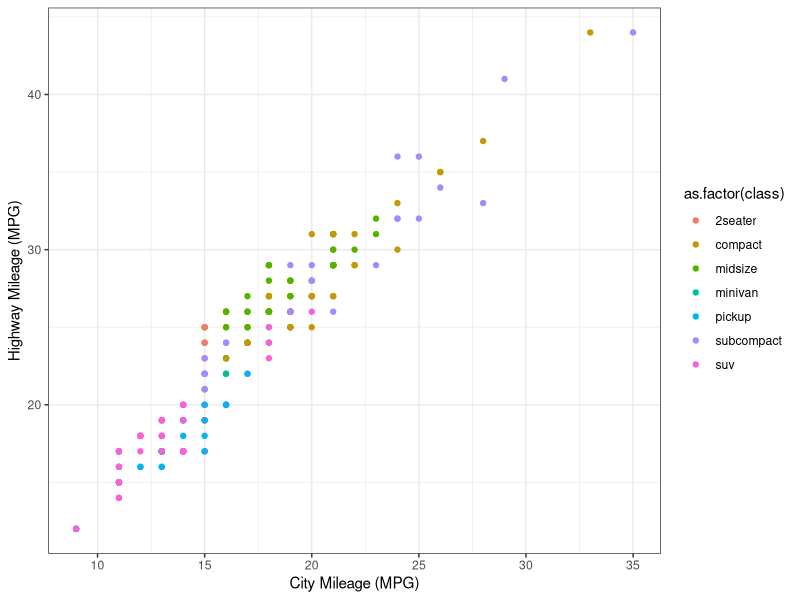
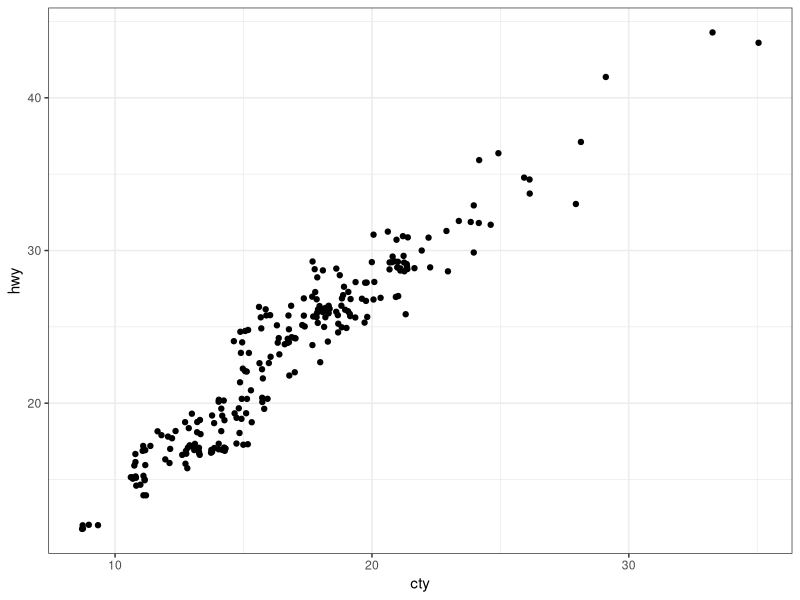
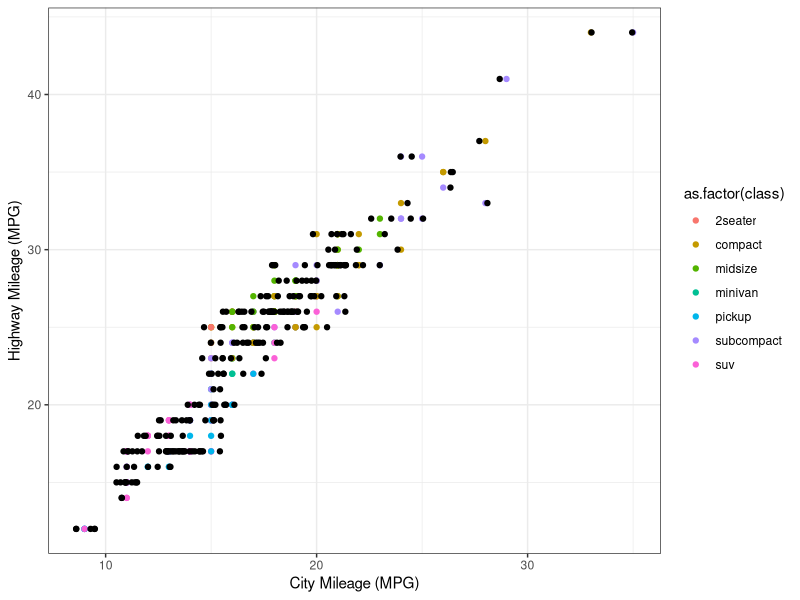
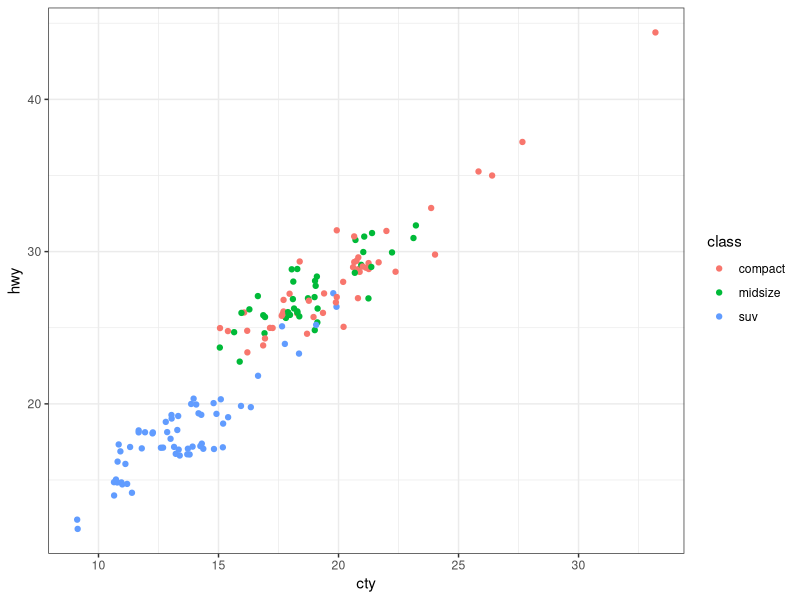
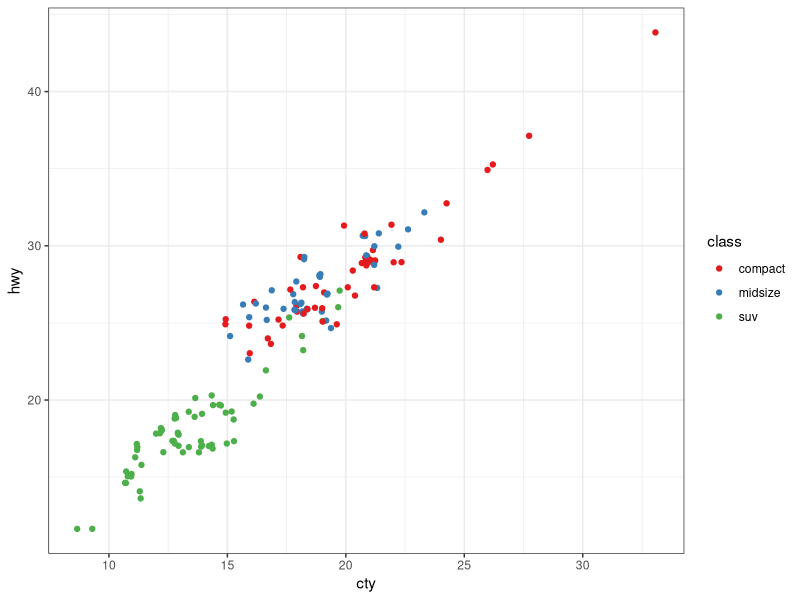
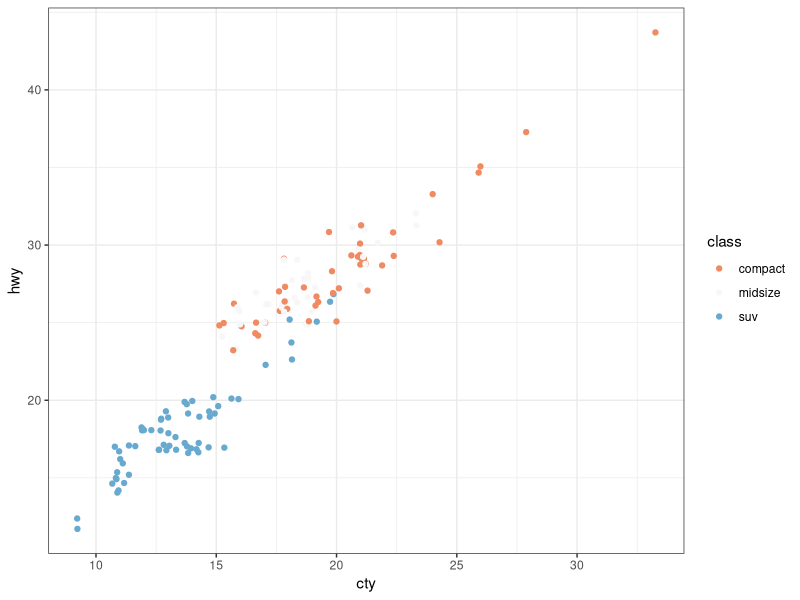
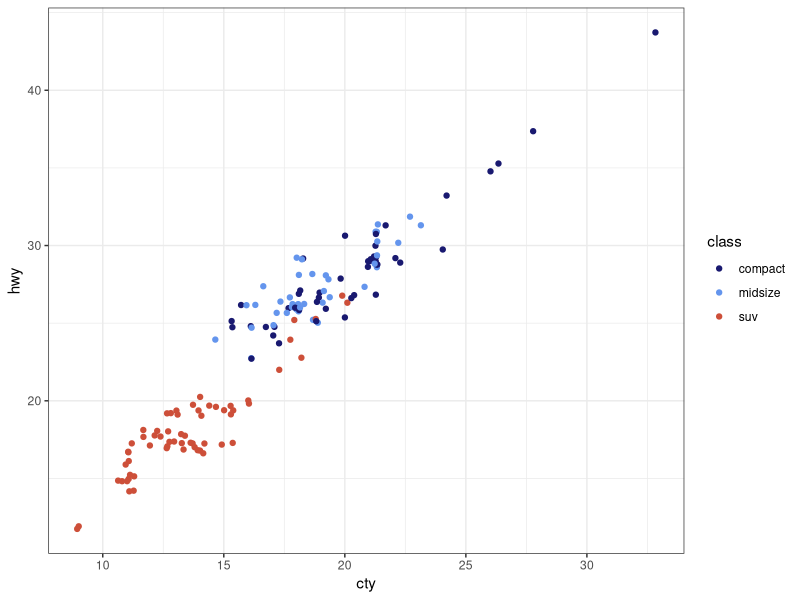
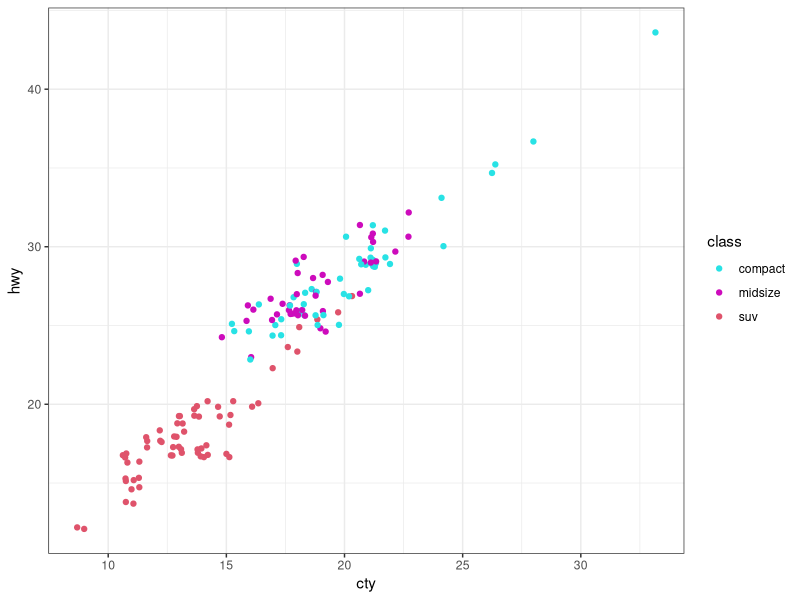

Write the R code that produced these figures, in order.
# ---------------------------------------------------------- #
#### MODULE 3: Plot even more data!                       ####               
# ---------------------------------------------------------- #

## OBJECTIVE:
# 1. To develop a "grammar of graphics".
# 2. To become comfortable using ggplot2 for exploratory data visualization.


# ---------------------------------------------------------- #
#### SET UP:                                              ####
# ---------------------------------------------------------- #
# REMINDER: In RStudio, open the Rproject for our course (UNCG_DataWrangling), 
# pull any changes from GitHub, and navigate to the branch you created for 
# yourself (just a single branch for the whole semester) in RStudio's Git tab.
# Open this week's assignment in this new branch to complete and submit on GitHub.
# Ideally, you'll commit your answers a bit at a time as you work through
# this assignment, rather than committing all at once at the end.

# Reminder of some helpful resources for graphing in R:
# ggplot Cookbook: http://www.cookbook-r.com/Graphs/
# Official ggplot2 Book: https://ggplot2-book.org/
# Themes in ggplot2: https://ggplot2-book.org/polishing.html#themes

# In ggplot2, aesthetic means “something you can see”. Each aesthetic is a
# mapping between a visual cue and a variable.
# Examples include:
# position (i.e., on the x and y axes)
# color (“outside” color)
# fill (“inside” color)
# shape (of points)
# line type
# size

# Each type of geometric object (geom) accepts only a subset of all aesthetics.
# Refer to the geom help pages to see what mappings each geom accepts. Aesthetic
# mappings are set with the aes() function.

# TASK: We will be using the ggplot2 package for graphing. Fortunately, ggplot2 
# is nested within the tidyverse package (along with many others).
# Start by writing code to load the tidyverse library.
# HINT: see the end of assignment #1 if you forgot how to load a package.

library(tidyverse)

# TASK: Write code below to set your theme to black and white and both your major
# AND minor gridlines to element_blank for all plots you'll be making today.
# HINT: Check back to last week's assignment section 1.9 for setting themes for
# all plots.

theme_set(theme_bw())

# ---------------------------------------------------------- #
#### 1.0 CORRELATION                                      ####
# ---------------------------------------------------------- #

# We learned how to make correlations last week, but it never hurts to get
# more practice! Let's start by using a data set built into ggplot2.
# The mpg dataset looks at the gas efficiency of different cars. Run the following
# code to load the data:
data(mpg, package = "ggplot2")

# TASK: Create a scatterplot (i.e., a dot plot) to relate city and highway mileage.
# Color the points by the class of car (class column) and label the x and y axis 
# to be more informative (City Mileage (MPG) vs Highway Mileage (MPG)).
# HINT: Refer back to last week's assignment or the ggplot help resources if you 
# forget how to make a scatterplot.

ggplot(data=mpg, aes(x = cty, y = hwy)) +
  geom_point(aes(color = as.factor(class))) +
  xlab("City Mileage (MPG)") +
  ylab("Highway Mileage (MPG)")

# Looks alright, but the graph may be hiding some information...
# QUESTION: How many data points are in the mpg dataframe?

## 234 observations.

# QUESTION: Approximately how many dots are in the graph you just made? How does
# that compare to the number of observations in the dataframe?

## ~80. This is significantly lower, probably because some of these most likely 
## overlap with each other, making it "look" like there is only one point.

# Try another correlation-focused geom that addresses this problem by running
# the following code:
ggplot(data=mpg, aes(x=cty, y=hwy)) + 
  geom_jitter()


# QUESTION: What happened when you created the plot with geom_jitter?

## There were significantly more points on the new graph.

# QUESTION: Run the code to create a plot using geom_jitter a second time. Then run it
# again and again. What happens each time? Why is this happening?

## The points change slightly, because jitter moves points that overlap slightly
## from their original points to visualize how many points are actually present.


# TASK: The default in geom_jitter is to jitter (or slightly move) the points away
# from each other in both the x and y directions. Check the help file for geom_jitter
# and write code below to make a graph where you jitter points in only the x-dimension
# by 0.5.

?geom_jitter

ggplot(data=mpg, aes(x = cty, y = hwy)) +
  geom_point(aes(color = as.factor(class))) +
  geom_jitter(width = 0.5, height = 0) +
  xlab("City Mileage (MPG)") +
  ylab("Highway Mileage (MPG)")


# ---------------------------------------------------------- #
#### 1.1 DETOUR! COLORS, COLORS, COLORS                   ####
# ---------------------------------------------------------- #

# Our world is so colorful, and our graphs can be too! But we want to be mindful
# of our color choices to not only be beautiful, but also informative and accessible.

# TASK: Create a new dataframe that filters our mpg data down to only information
# for car classes compact, midsize, and suv using an %in% statement. Name your 
# new dataframe mpgSubset.
# HINT: Refer back to the Transform assignment if you want help with %in% (or 
# try googling!)

mpgSubset <- mpg %>% 
  filter(class %in% c("compact","midsize","suv"))

# ggplot has lots of nice (and some not so nice) built-in color palettes that we 
# can use to fill our bars with color. Try running the following code:
ggplot(data=mpgSubset, aes(x=cty, y=hwy, color=class)) +
  geom_jitter()

# The code above supplies us with ggplot's default color palette, which I find not
# so pleasing. Let's try to change this!

# We can add a statement specifying the scale of colors we would prefer. One way
# to do this is to use other pre-set palettes from ggplot. Run the code below to 
# ask ggplot to use the color brewer's palette called Set 1.
ggplot(data=mpgSubset, aes(x=cty, y=hwy, color=class)) +
  geom_jitter() +
  scale_color_brewer(palette="Set1")

# Alternatively, we could use the "RdBu" palette:
ggplot(data=mpgSubset, aes(x=cty, y=hwy, color=class)) +
  geom_jitter() +
  scale_color_brewer(palette="RdBu")

# QUESTION: Investigate the color brewer's range of palettes at this website: 
# https://r-graph-gallery.com/38-rcolorbrewers-palettes.html
# What do you notice about the colors chosen from each of the palettes that we
# used above? (i.e., does it use the first three colors in the palette? The last
# three? Some other combination?)

## For Set1, it uses the first three colors, but for RdBu it splits the colors,
## using the middle value color for the second datapoints, and finds colors
## between this middle color (grey) and the max colors (dark red/dark blue).


# We could also pick out EXACTLY which colors we want for our figure. 
# There are 4 main ways to specify colors in R:
### by name
### by number
### by Hex code
### with the rgb() function

# By Name: R allows you to call more than 600 colors by name! Run the following
# code to see a list:
colors()

# We can put in the colors we chose for each variable by adding the 
# scale_color_manual() function to our plot. Try it out by running the following
# code:
ggplot(data=mpgSubset, aes(x=cty, y=hwy, color=class)) +
  geom_jitter() +
  scale_color_manual(values=c('midnightblue', 'cornflowerblue', 'tomato3'))


# You can also chose colors by number, which are assigned in R.

# TASK: Copy and paste the code to make our scatterplot and replace the color names
# with three numbers of your choice (between 1 and 657). How does your new figure look?
# HINT: remember to remove the quotation marks when calling numbers.

ggplot(data=mpgSubset, aes(x=cty, y=hwy, color=class)) +
  geom_jitter() +
  scale_color_manual(values=c(5, 54, 554))

# QUESTION: How do you think you could figure out which color name belongs to
# each color number?
# HINT: Try creating a dataframe from color() by passing it into the
# as.data.frame() function.

colorsVisualized <- as.data.frame(colors())

colorsVisualized[c(5,54,554),]

# You can also chose colors by Hex code. A Hex color code is a 6-symbol code made
# of up to three 2-symbol elements (6 symbols in length all together). Each of 
# the 2-symbol elements represents a color value in the Red-Green-Blue (RGB) color
# scale from 0 to 255. Hex codes are written with a # in front of them. Let's try
# out calling our colors using hex code.
ggplot(data=mpgSubset, aes(x=cty, y=hwy, color=class)) +
  geom_jitter() +
  scale_color_manual(values=c('#191970', '#6495ED', '#FF6347'))

# There are two great things about hex codes. First, you can call ANY color you 
# want with a hex code. That is, you're not limited to the 657 colors that are
# in ggplot. By specifying the color by hex code, you can pick literally anything!

# TASK: Google the search term "color picker". This should bring up google's color
# picker (in addition to a billion other color picking websites). Use this color
# picker to generate the hex codes for three new colors of your choice. Then copy
# and paste the above code, replacing the hex codes with your color choices.

ggplot(data=mpgSubset, aes(x=cty, y=hwy, color=class)) +
  geom_jitter() +
  scale_color_manual(values=c('#db7e40', '#60519e', '#d494c4'))

# The second great thing about hex codes is that you can control the transparency
# of your colors. Transparency is set in a hex code by adding two extra symbols
# to the end, which together make up the "alpha" element. Adding 00 to the end 
# of your hex code will make your color completely transparent, while adding FF 
# to the end will make it completely opaque. Any number/letters in-between will 
# result in partial transparency. You can find a complete list of transparencies
# between 0-100% here: https://gist.github.com/lopspower/03fb1cc0ac9f32ef38f4

# TASK: Try out transparency by copying and pasting your graph code below and
# adding the alpha element to the end of each of your hex codes to make your
# first color 0% transparent, your second color 50% transparent, and your third
# color 100% transparent.

ggplot(data=mpgSubset, aes(x=cty, y=hwy, color=class)) +
  geom_jitter() +
  scale_color_manual(values=c('#db7e4000', '#60519e80', '#d494c4FF'))

# QUESTION: What happened to the point that you set to 100% transparent?

## She disappeared. :(

# Finally, we can set our colors using the rgb() function. This operates very
# similarly to the hex code, where you can pick exactly the color and transparency
# you want. Try it out by running the following code:
ggplot(data=mpgSubset, aes(x=cty, y=hwy, color=class)) +
  geom_jitter() +
  scale_color_manual(values=c(rgb(.10, .10, .44, 1), rgb(.39, .58, .93, 1), rgb(1.0, .39, .28, 1)))

# TASK: Modify the above code to make all of your points 50% transparent.

ggplot(data=mpgSubset, aes(x=cty, y=hwy, color=class)) +
  geom_jitter() +
  scale_color_manual(values=c(rgb(.10, .10, .44, 0.5), rgb(.39, .58, .93, 0.5), rgb(1.0, .39, .28, 0.5)))


# There are so many inventive and artistic people in the world who have expanded
# the offerings for colors in ggplot. Check out some notable ones listed below
# when choosing colors for this assignment.
### Color-blind friendly palettes: https://github.com/JLSteenwyk/ggpubfigs
### Color palettes from vintage National Parks posters: https://github.com/katiejolly/nationalparkcolors
### Color palettes based on Wes Anderson movies: https://github.com/karthik/wesanderson
### Color palettes from famous Dutch paintings: https://github.com/EdwinTh/dutchmasters


# ---------------------------------------------------------- #
#### 1.2 DETOUR! LEGENDS                                  ####
# ---------------------------------------------------------- #

# When you specify colors in your ggplot code, R throws in a bonus legend for free!
# However, this legend is often not as clear or visually appealing as we might 
# prefer. But as with all geometric objects in ggplot, legends can be easily altered.

# Run the following code to create a scatter plot. Feel free to modify the colors
# as you prefer!
ggplot(data=mpgSubset, aes(x=cty, y=hwy, color=class)) +
  geom_jitter()

# QUESTION: Where did ggplot get the legend title and values from?

## The title came from the column name, the values come from the different 
## variables within the column (compact, midsize, suv).

# We could change the title and values in our legend by altering the dataframe
# we are passing into ggplot. But that seems a bit drastic. Instead, we can 
# lean on the same code that specifies our color picks to alter the legend text.
# Try it out by running the following code:
ggplot(data=mpgSubset, aes(x=cty, y=hwy, color=class)) + 
  ## Selects the dataset and plot (scatter), as well as the columns for the x-axis, y-axis, and color.
  geom_jitter() + 
  ## Jitters the values in no particular direction.
  scale_color_manual(values=c('#FCBA03', '#380754', '#496916'),
                     ## Sets the color values for each type (class) of car.
                     name='Class of Car', 
                     ## Sets the legend name.
                     breaks=c('suv', 'midsize', 'compact'), 
                     ## Identifies the original names we want to change.
                     labels=c('SUV', 'Midsize', 'Compact'))
                     ## Creates the new names for the labels.


# TASK: Label each line of the code above with what it is doing.
# HINT: Check the scale_color_manual help file or ggplot Cookbook for more info.


# IMPORTANT: It is important to pay attention to the order you provide ggplot with 
# your color choices and legend labels! Try running the following code:
ggplot(data=mpgSubset, aes(x=cty, y=hwy, color=class)) + 
  geom_jitter() + 
  scale_color_manual(values=c('#FCBA03', '#380754', '#496916'), 
                     name='Class of Car', 
                     breaks=c('suv', 'midsize', 'compact'), 
                     labels=c('Compact', 'SUV', 'Midsize')) 


# QUESTION: What is wrong with the code above? Why is it so important to be
# careful with the order you pass information into ggplot?

## The SUV data is now being represented by the 'Compact' label, making it seem
## like this is the Compact data in yellow, when Compact is actually green.

# While changing the legend text and factor order takes place in the scale_color_manual
# step, moving the legend around on the graph page is part of the graph theme. We
# can try this out using the code below:
ggplot(data=mpgSubset, aes(x=cty, y=hwy, color=class)) + 
  geom_jitter() + 
  theme(legend.position='top')


# TASK: Modify the code above to have the legend display along the bottom of
# the figure.

ggplot(data=mpgSubset, aes(x=cty, y=hwy, color=class)) + 
  geom_jitter() + 
  theme(legend.position='bottom')

# We can also have the legend located within the area of the graph itself! We can 
# do this by specifying the coordinates for where the legend should go within the
# graph axes. First we set the legend position and then we set the anchoring 
# position by justifying the legend.
### bottom left: 0,0
### bottom right: 1,0
### top left: 0,1
### top right: 1,1

# Try it out by running the following code:
ggplot(data=mpgSubset, aes(x=cty, y=hwy, color=class)) + 
  geom_jitter() + 
  theme(legend.position=c(1,0), legend.justification=c(1,0))

# QUESTION: What happens if you don't include the code for legend justification
# above?

ggplot(data=mpgSubset, aes(x=cty, y=hwy, color=class)) + 
  geom_jitter() + 
  theme(legend.position=c(1,0))

## It falls off the screen, haha. 

# TASK: Copy and paste the code from above. Modify it to place the legend in the
# upper left part of the graph.

ggplot(data=mpgSubset, aes(x=cty, y=hwy, color=class)) + 
  geom_jitter() + 
  theme(legend.position=c(0,1), legend.justification=c(0,1))


# Finally, we might want to remove the legend altogether! We would do so by
# modifying the theme as well. 

# TASK: Check the ggplot cookbook to find the legends section. Read what it says 
# about removing the legend. Then copy and paste the graph code from above. Modify
# the code to remove the legend.

ggplot(data=mpgSubset, aes(x=cty, y=hwy, color=class)) + 
  geom_jitter() + 
  theme(legend.position="none")

# ---------------------------------------------------------- #
#### 2.0 DEVIATION                                        ####
# ---------------------------------------------------------- #

# Used to compare variation in values between small number of items (or categories) 
# with respect to a fixed reference.

# Whether the graphical type is a deviation graph or a composition graph (or a 
# ranking graph) may depend on the underlying data structure.

# We used geom_bar() last week with factor data to create a bar graph. But
# geom_bar() is a bit tricky because it can make EITHER a bar graph or a histogram
# depending on the data you give it. The default of geom_bar() is to set stat to 
# count so if you give it just a continuous x value, it will make a histogram. Try
# it with the following code:
ggplot(data=mpg, aes(x=hwy)) + 
  geom_bar()

# In order to have the geom create bars and not a histogram, you must:
# 1) Set stat = identity
# 2) Provide both an x and a y inside the aes(), where x is either a character 
# or factor and y is numeric.

# TASK: Create a dataframe of summary statistics for the mpg data, calculating the
# mean, standard deviation, and standard error for highway mpg grouping by class.
# Name the resulting dataframe highwayMPG and your new variables hwy_mean, hwy_sd,
# and hwy_se.
# HINT: Look back at the Transform assignment if you forget how to summarize the
# data. Also recall, standard error = 1.96*standard deviation.

highwayMPG <- mpg %>%
  group_by(class) %>%
  summarise(across(hwy,
            .fns=list(mean=mean, sd=sd))) %>%
  ungroup() %>%
  mutate(hwy_se = hwy_sd*1.96)

?sd
?mutate

# TASK: Create a bar graph showing the average highway MPG on the y-axis and 
# car class on the x-axis. Fill the bars by class. Add in error bar caps that are 20%
# the width of the bars.
# HINT: Don't forget to change stat from the default in your geom_bar() statement!

ggplot(data=highwayMPG, aes(x=class, y=hwy_mean)) + 
  geom_bar(stat='identity',
           aes(fill=as.factor(class))) +
  geom_errorbar(aes(ymin=hwy_mean-hwy_se,
                    ymax=hwy_mean+hwy_se,
                    width=0.2))

# ---------------------------------------------------------- #
#### 2.1 DETOUR! COLORS AND LEGENDS, AGAIN                ####
# ---------------------------------------------------------- #

# Recall that some geometric elements require fills instead of (or sometimes in
# addition to) colors.

# TASK: Create a bar graph with the mpg summary stats with the following parameters:
# (1) Black bar outline
# (2) Bars filled with the color brewer palette "Dark2" using the scale_fill_manual
#     statement
# (3) No legend
# (4) Informative x- and y-axis labels. 

ggplot(data=highwayMPG, 
       aes(x=class, y=hwy_mean)) + 
  xlab("Vehicle Class") +
  ylab("Average Highway Mileage (MPG") +
  geom_bar(stat='identity',
           aes(fill=as.factor(class)),
           color='black') +
  scale_fill_brewer(palette="Dark2") +
  geom_errorbar(aes(ymin=hwy_mean-hwy_se,
                    ymax=hwy_mean+hwy_se,
                    width=0.2)) +
  theme(legend.position="none")

  

?scale_fill_manual
# HINT: Carefully consider whether your color and/or fill should go within an aes() 
# statement, the scale_fill_manual or scale_color_manual statements, or neither.
# If in doubt, try a bunch of ways until it looks how we want it. And consult 
# your helpful ggplot resources on the web.


# ---------------------------------------------------------- #
#### 2.2 DETOUR! AXIS MODIFICATIONS                       ####
# ---------------------------------------------------------- #

# Run the following code, feeling free to modify colors as you prefer:
ggplot(data=highwayMPG, aes(x=class, y=hwy_mean, fill=class)) +
  geom_bar(stat='identity') 

# QUESTION: Where is ggplot getting the x-axis tick labels from?

## From the x-axis being class, it's using the variables present in class to 
## label the ticks.

# Often our tick labels are not the best. We can modify them to be more informative
# or visually appealing by directly modifying the dataframe, but again this feels
# a bit extreme. Instead, we can directly modify the scale of the axis. For axes
# that deal with categories, we are setting the discrete scale. Try it out by
# running the following code:
ggplot(data=highwayMPG, aes(x=class, y=hwy_mean, fill=class)) +
  geom_bar(stat='identity') +
  scale_x_discrete(labels=c('sport', 'compact', 'midsize', 'minivan', 'pickup', 'subcompact', 'SUV'))

# We can also change the scale of the continuous axes, including how large they are
# and where the tick marks fall as follows:
ggplot(data=highwayMPG, aes(x=class, y=hwy_mean, fill=class)) +
  geom_bar(stat='identity') +
  scale_y_continuous(breaks=seq(0, 50, 10)) +
  coord_cartesian(ylim=c(0,50))

# QUESTION: Try running the code above without the coord_cartesian() statement. 
# What is surprising about the resulting graph? Based on this result, what do you
# think the coord_cartesian() statement does?

ggplot(data=highwayMPG, aes(x=class, y=hwy_mean, fill=class)) +
  geom_bar(stat='identity') +
  scale_y_continuous(breaks=seq(0, 50, 10))

## It provides the start and end values for an axis to show, in this case 0 to 50.

# We can also add a statement into the scale discrete or continuous statements
# to name our axes, rather than putting in a whole separate step of xlab() or ylab().
# Try it out with the following code:
ggplot(data=highwayMPG, aes(x=class, y=hwy_mean, fill=class)) +
  geom_bar(stat='identity') +
  scale_x_discrete(name='Class of Car') +
  scale_y_continuous(name='Mean Highway MPG')


# Finally, we can flip our axes easily in ggplot as follows:
ggplot(data=highwayMPG, aes(x=class, y=hwy_mean, fill=class)) +
  geom_bar(stat='identity') +
  coord_flip()


# TASK: Let's put it all together. Make a graph of the mpg summary stats with the
# following specifications:
# (1) color by class of car using a color scheme of your choice (not the default)
# (2) plot the class of car on the x-axis and the highway MPG on the y axis
# (3) include better names for the x- and y-axis titles
# (4) include better names for the car classes
# (5) set the scale of the highway mpg to run from 0 to 30 with breaks every 5 
# (6) flip your axes
# (7) remove the legend


ggplot(data=highwayMPG, 
       aes(x=class, y=hwy_mean)) + 
  xlab("Vehicle Class") +
  ylab("Average Highway Mileage (MPG)") +
  geom_bar(stat='identity',
           aes(fill=as.factor(class)),
           color='black') +
  scale_x_discrete(labels=c('sport', 'compact', 'midsize', 'minivan', 'pickup', 'subcompact', 'SUV')) +
  scale_y_continuous(breaks=seq(0, 30, 5)) +
  coord_cartesian(ylim=c(0,30)) +
  scale_fill_brewer(palette="Spectral") +
  theme(legend.position="none")

# ---------------------------------------------------------- #
#### 3.0 RANKING                                          ####
# ---------------------------------------------------------- #
# Used to compare the position or performance of multiple items with respect to 
# each other. Actual values matters somewhat less than the ranking.

# TASK: Create a dataframe of summary statistics for the mpg data, calculating the
# mean, standard deviation, and standard error for CITY mpg grouping by class.
# Name the resulting dataframe cityMPG and your new variables city_mean, city_sd,
# and city_se.
# HINT: Look back at the Transform assignment if you forget how to summarize the
# data. Also, standard error = 1.96*standard deviation.

cityMPG <- mpg %>%
  group_by(class) %>%
  summarise(across(cty,
                   .fns=list(mean=mean, sd=sd))) %>%
  ungroup() %>%
  mutate(cty_se = cty_sd*1.96)


# Now we want to plot our data in order from smallest to largest city MPG to get
# a ranking. To do so, we need to use the reorder() function to rearrange the data
# going into our x-axis.
ggplot(cityMPG, aes(x=reorder(class, cty_mean), y=cty_mean)) + 
  geom_bar(stat="identity")

# TASK: Recreate the above ranking figure to include the following:
# (1) class of car on the x-axis with informative axis and tick labels
# (2) MPG ordered from highest to lowest (hint: try google if you're unsure)
# (3) bars with dary grey outlines and filled by class with your favorite color scheme
# (4) error bars with end caps 30% the width of the bars
# (5) y-axis from 0 to 30 with tick marks every 5
# (6) no legend.


# ---------------------------------------------------------- #
#### 4.0 DISTRIBUTION                                     ####
# ---------------------------------------------------------- #
# When you have lots and lots of data points and want to study where and how the
# data points are distributed.

# Histograms can be accomplished with either geom_bar() or geom_histogram()
ggplot(mpg, aes(hwy)) + 
  geom_histogram()

# TASK: Recreate the graph above, but using geom_bar() instead


# TASK: Try making a histogram with the categorical variable 'manufacturer'.
# What error message do you get?


# QUESTION: What happens when you follow the advice of the error message and 
# make stat='count'?
ggplot(mpg, aes(manufacturer)) + 
  geom_histogram(stat="count")


# TASK: Make a boxplot comparing the distribution of cty (city mileage) for
# each class of car.
# HINT: Look back to last week if you forget how to make a boxplot.


# We can also make a different type of distribution, a violin plot using the 
# geom_violin statement as follows:
ggplot(mpg, aes(x=class, y=cty)) + 
  geom_violin()

# QUESTION: What does a violin plot show? Check google if you're unsure.


# ---------------------------------------------------------- #
#### 5.0 COMPOSITION                                      ####
# ---------------------------------------------------------- #
# Bar charts and pie charts are classic ways of showing composition of a dataset.

# TASK: Let's get some data for this task by determining the number of cars from 
# each car manufacturer in our mpg dataframe. We can do this as follows:
manufacturerFreq <- mpg %>% 
  group_by(manufacturer) %>% 
  summarize(frequency=length(manufacturer)) %>% 
  ungroup()

# TASK: Make a bar graph of the number of cars (frequency) by manufacturer using
# the dataframe we created above.


# We can switch the bar chart you created above into a pie chart simply by changing
# the coordinate system through a series of steps as follows:

ggplot(manufacturerFreq, aes(x=manufacturer, y=frequency)) +
  geom_bar(stat="identity") +
  coord_polar()

ggplot(manufacturerFreq, aes(x=manufacturer, y=frequency, fill=manufacturer)) +
  geom_bar(stat="identity") +
  coord_polar()

ggplot(manufacturerFreq, aes(x="", y=frequency, fill=manufacturer)) +
  geom_bar(stat="identity", width=1) +
  coord_polar()

ggplot(manufacturerFreq, aes(x="", y=frequency, fill=manufacturer)) +
  geom_bar(stat="identity", width=1) +
  coord_polar(theta="y")

ggplot(manufacturerFreq, aes(x="", y=frequency, fill=manufacturer)) +
  geom_bar(stat="identity", width=1) +
  coord_polar(theta="y", start=0) +
  theme_void() +
  theme(legend.title = element_text(size = 12.5), 
        legend.text  = element_text(size = 8.5),
        legend.key.size = unit(.75, "lines"))

# TASK: Annotate the code below to describe what each line does:
ggplot(manufacturerFreq, aes(x="", y=frequency, fill=manufacturer)) +
  geom_bar(stat="identity", width=1) +
  coord_polar(theta="y", start=0) +
  theme_void() +
  theme(legend.title = element_text(size = 12.5), 
        legend.text  = element_text(size = 8.5),
        legend.key.size = unit(.75, "lines"))


# ---------------------------------------------------------- #
#### 6.0 CHANGE                                           ####
# ---------------------------------------------------------- #

# Time series are often best visualized with line graphs. Let's try this out
# with some new data:
data("economics")

# TASK: Use the economics dataset to plot the number of people who are unemployed
# over time (unemploy vs date). Make a scatterplot, then connect the points with 
# lines using geom_line().
# HINT: use ?economics to get more information about this dataset.




# ---------------------------------------------------------- #
#### GROUPS AND MAPS                                      ####
# ---------------------------------------------------------- #

# Let's save these for group project options, this assignment is really long!









# REMEMBER: Save and push your script when you're done with this assignment!
